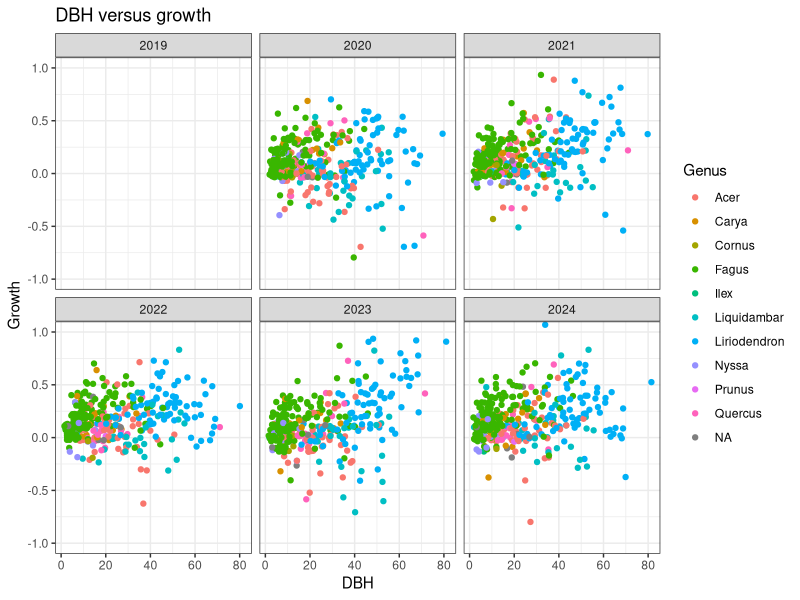
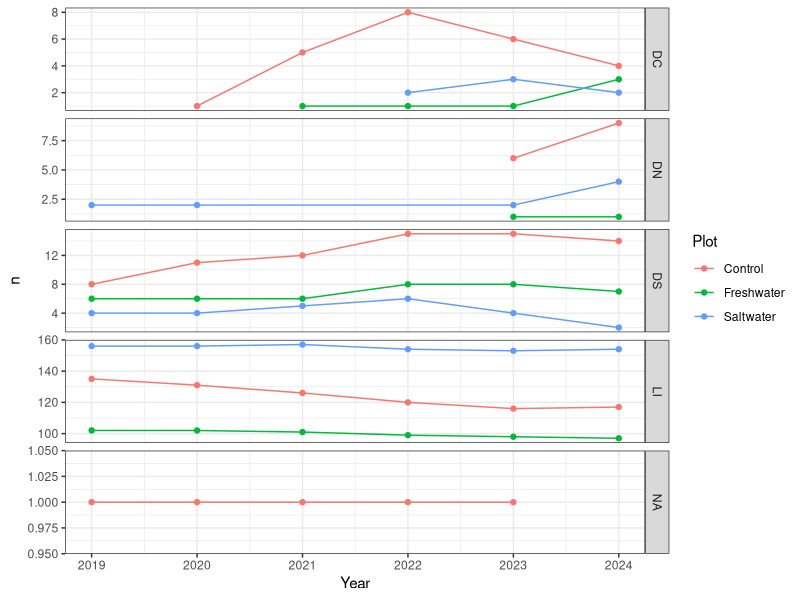
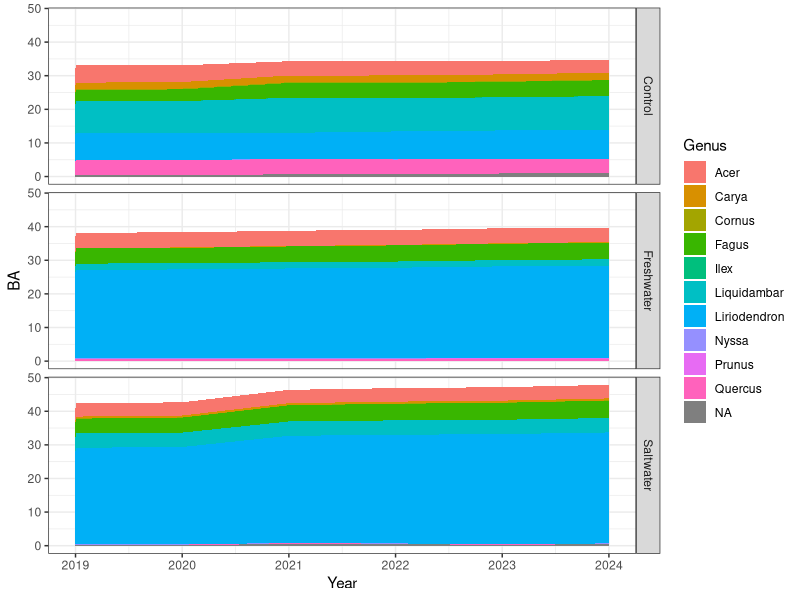
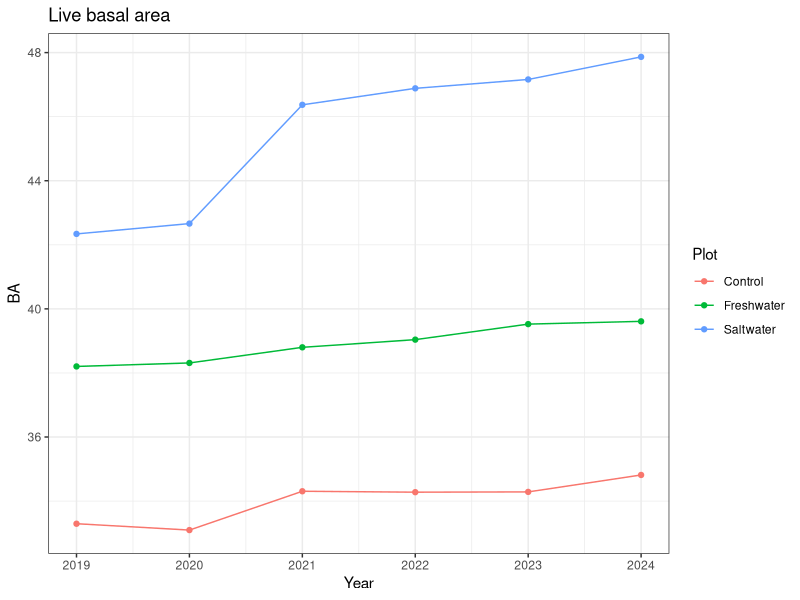
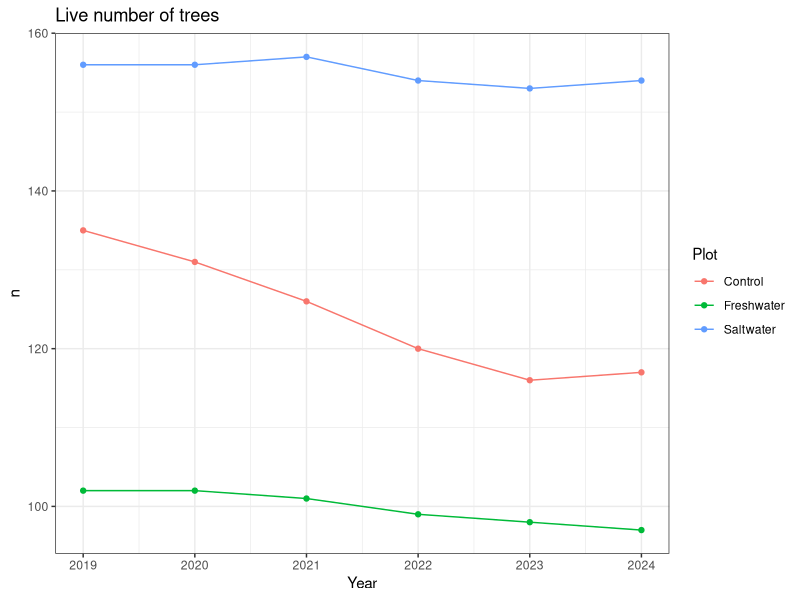

These charts were generated, in order, by the following R code:
## ---- chunk 1
knitr::opts_chunk$set(echo = TRUE)

# QA/QC and summarize the TEMPEST inventory data
# BBL March 22022

library(readr)
library(dplyr)
library(tidyr)
library(ggplot2)
theme_set(theme_bw())
## ---- chunk 2
inv <- read_csv("../Data/tree_inventory/inventory.csv",
                col_types = cols(
                    Plot = col_character(),
                    Section = col_character(),
                    Tag = col_double(),
                    Grid = col_character(),
                    DBH_2019 = col_double(),
                    Date_2019 = col_date(format = ""),
                    Species_code = col_character(),
                    Status_2019 = col_character(),
                    DBH_2020 = col_double(),
                    Date_2020 = col_date(format = ""),
                    Status_2020 = col_character(),
                    Date_2021 = col_date(format = ""),
                    DBH_2021 = col_double(),
                    Status_2021 = col_character(),
                    Date_2022 = col_date(format = ""),
                    DBH_2022 = col_double(),
                    Status_2022 = col_character(),
                    Date_2023 = col_date(format = ""),
                    DBH_2023 = col_double(),
                    Status_2023 = col_character(),
                    Date_2024 = col_date(format = ""),
                    DBH_2024 = col_double(),
                    Status_2024 = col_character(),
                    In_Plot = col_logical(),
                    Notes = col_character(),
                    JS_codes = col_character()
                )
)
                
genera <- read_csv("../Data/tree_inventory/species-genera.csv", 
                   col_types = "cc")

# There are some trees in our records that aren't in the plot, because of plot
# relocation several years ago. Remove them
inv <- filter(inv, In_Plot)

# Compute growth
# Growth_{year} is the difference between DBH_{year} and DBH_{year-1}
# It may be negative, because of inaccuracies in hand measurement of DBH
# Also flag resurrection and zombie trees
cn <- colnames(inv)
cn <- cn[grep("DBH_[0-9]{4}$", cn)]
years <- as.integer(gsub("DBH_", "", cn))
for(yr in years[-1]) {
    inv[[paste0("Growth_", yr)]] <- inv[[paste0("DBH_", yr)]] - inv[[paste0("DBH_", yr-1)]]
    inv[[paste0("Resurrect_", yr)]] <- inv[[paste0("Status_", yr)]] == "LI" &
        inv[[paste0("Status_", yr-1)]] %in% c("DS", "DC")
    inv[[paste0("Zombie_", yr)]] <- inv[[paste0("Status_", yr)]] == "DS" &
        inv[[paste0("Status_", yr-1)]] == c("DC")}

# The inventory file is 'wide'; we want it long
# Helper function: pivot_longer and separate {prefix}_{year}
pivot_and_split <- function(df, col_prefix) {
    stopifnot(any(grepl(col_prefix, colnames(df)))) # not present
    newcol <- gsub("_", "", col_prefix)
    df %>%
        select(Plot, Section, Tag, Grid, Species_code, starts_with(col_prefix)) %>%
        pivot_longer(cols = starts_with(col_prefix), values_to = newcol) %>%
        separate(name, into = c("x", "Year")) %>%
        select(-x)
}

# Reshape and split the date_{year}, Status_{year}, and DBH_{year} columns
inv_long_dbh <- pivot_and_split(inv, "DBH_")
inv_long_date <- pivot_and_split(inv, "Date_")
inv_long_growth <- pivot_and_split(inv, "Growth_")
inv_long_resurrect <- pivot_and_split(inv, "Resurrect_")
inv_long_zombie <- pivot_and_split(inv, "Zombie_")
joincols <- c("Plot", "Section", "Tag", "Grid", "Species_code", "Year")
inv %>%
    pivot_and_split("Status_") %>%
    left_join(inv_long_dbh, by = joincols) %>%
    left_join(inv_long_growth, by = joincols) %>%
    left_join(inv_long_resurrect, by = joincols) %>%
    left_join(inv_long_zombie, by = joincols) %>%
    left_join(inv_long_date, by = joincols) %>%
    # clean up
    mutate(Year = as.integer(Year)) %>%
    arrange(Plot, Tag, Year) %>% 
    # add genus information for cleaner graphs
    left_join(genera, by = "Species_code") %>% 
    # status codes propagate to following years
    mutate(Status_original = Status) %>% 
    fill(Status) ->
    inv_long

rm(inv_long_dbh, inv_long_date, inv_long_growth, inv_long_resurrect, inv_long_zombie)
## ---- chunk 3
growth_limits <- c(-1.0, 1.0)
ggplot(inv_long, aes(DBH, Growth, color = Genus)) +
    geom_jitter(na.rm = TRUE) + 
    coord_cartesian(ylim = growth_limits) + 
    ggtitle("DBH versus growth") +
    facet_wrap(~Year)

inv_long %>% 
    filter(Growth >= min(growth_limits), Growth <= max(growth_limits)) %>% 
    group_by(Genus, Year) %>% 
    summarise(Growth = mean(Growth, na.rm = TRUE),
              .groups = "drop") %>% 
    pivot_wider(names_from = "Year", values_from = "Growth") %>% 
    knitr::kable(caption = "Growth by genus and year", digits = 2)

inv_long %>% 
    filter(Growth < min(growth_limits) | Growth > max(growth_limits)) %>% 
    select(Plot, Section, Tag, Grid, Species_code, Year, Status, DBH, Growth) %>% 
    knitr::kable(caption = "Extreme growth values")
## ---- chunk 4
inv_long %>% 
    filter(Resurrect) %>% 
    select(Plot, Section, Tag, Grid, Species_code, Year, Status, DBH) %>% 
    knitr::kable()
## ---- chunk 5
inv_long %>% 
    filter(Zombie) %>% 
    select(Plot, Section, Tag, Grid, Species_code, Year, Status, DBH) %>% 
    knitr::kable()
## ---- chunk 6
inv_long %>% 
    filter(!Status %in% c("LI", "DS", "DC", "DN")) %>% 
    knitr::kable(caption = "Bad status")

inv_long %>% 
    filter(DBH < 1) %>% 
    knitr::kable(caption = "Bad DBH")

inv_long %>%
    filter(Status == "LI", is.na(Species_code)) %>%
    group_by(Plot, Section, Tag, Grid, Species_code) %>% 
    summarise(Year = paste(Year, collapse = ", "), .groups = "drop") %>% 
    knitr::kable(caption = "Live tree, unknown species")
## ---- chunk 7
# Number of trees
inv_long %>%
    group_by(Plot, Year, Status) %>%
    summarise(n = n(), .groups = "drop") %>%
    ggplot(aes(Year, n, color = Plot, group = Plot)) +
    geom_point() +
    geom_line() +
    facet_grid(Status~., scales = "free")
## ---- chunk 8
# Live trees species mix
inv_long %>%
    filter(Status == "LI") %>%
    group_by(Plot, Year, Genus) %>%
    summarise(n = n(),
              BA = sum(((DBH / 100) / 2) ^ 2 * pi, na.rm = TRUE) * 10000 / (50 * 40),
              .groups = "drop") ->
    species_mix

# Live trees DBH
ggplot(species_mix, aes(Year, BA, fill = Genus)) +
    geom_area(position="stack") +
    facet_grid(Plot~.)
## ---- chunk 9
species_mix %>%
    group_by(Plot, Year) %>%
    summarise(n = sum(n),
              BA = sum(BA, na.rm = TRUE),
              .groups = "drop") ->
    plot_totals

ggplot(plot_totals, aes(Year, BA, color = Plot, group = Plot)) + geom_point() + geom_line() + ggtitle("Live basal area")
ggplot(plot_totals, aes(Year, n, color = Plot, group = Plot)) + geom_point() + geom_line() + ggtitle("Live number of trees")
